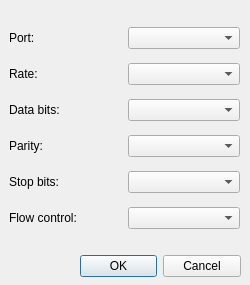
<?xml version="1.0" encoding="UTF-8"?>
<ui version="4.0">
 <class>SerialSetup</class>
 <widget class="QDialog" name="SerialSetup">
  <property name="geometry">
   <rect>
    <x>0</x>
    <y>0</y>
    <width>250</width>
    <height>285</height>
   </rect>
  </property>
  <property name="windowTitle">
   <string>Select communication port</string>
  </property>
  <widget class="QDialogButtonBox" name="buttonBox">
   <property name="geometry">
    <rect>
     <x>80</x>
     <y>250</y>
     <width>161</width>
     <height>32</height>
    </rect>
   </property>
   <property name="orientation">
    <enum>Qt::Horizontal</enum>
   </property>
   <property name="standardButtons">
    <set>QDialogButtonBox::Cancel|QDialogButtonBox::Ok</set>
   </property>
  </widget>
  <widget class="QWidget" name="gridLayoutWidget">
   <property name="geometry">
    <rect>
     <x>9</x>
     <y>19</y>
     <width>231</width>
     <height>221</height>
    </rect>
   </property>
   <layout class="QGridLayout" name="gridLayout">
    <item row="1" column="0">
     <widget class="QLabel" name="rateLabel">
      <property name="text">
       <string>Rate:</string>
      </property>
     </widget>
    </item>
    <item row="2" column="0">
     <widget class="QLabel" name="dataBitsLabel">
      <property name="text">
       <string>Data bits:</string>
      </property>
     </widget>
    </item>
    <item row="0" column="0">
     <widget class="QLabel" name="portLabel">
      <property name="text">
       <string>Port:</string>
      </property>
     </widget>
    </item>
    <item row="0" column="1">
     <widget class="QComboBox" name="portComboBox"/>
    </item>
    <item row="4" column="0">
     <widget class="QLabel" name="stopBitsLabel">
      <property name="text">
       <string>Stop bits:</string>
      </property>
     </widget>
    </item>
    <item row="1" column="1">
     <widget class="QComboBox" name="rateComboBox"/>
    </item>
    <item row="3" column="0">
     <widget class="QLabel" name="parityLabel">
      <property name="text">
       <string>Parity:</string>
      </property>
     </widget>
    </item>
    <item row="2" column="1">
     <widget class="QComboBox" name="dataBitsComboBox"/>
    </item>
    <item row="3" column="1">
     <widget class="QComboBox" name="parityComboBox"/>
    </item>
    <item row="5" column="0">
     <widget class="QLabel" name="flowControlLabel">
      <property name="text">
       <string>Flow control:</string>
      </property>
     </widget>
    </item>
    <item row="4" column="1">
     <widget class="QComboBox" name="stopBitsComboBox"/>
    </item>
    <item row="5" column="1">
     <widget class="QComboBox" name="flowControlComboBox"/>
    </item>
   </layout>
  </widget>
 </widget>
 <resources/>
 <connections>
  <connection>
   <sender>buttonBox</sender>
   <signal>accepted()</signal>
   <receiver>SerialSetup</receiver>
   <slot>accept()</slot>
   <hints>
    <hint type="sourcelabel">
     <x>248</x>
     <y>254</y>
    </hint>
    <hint type="destinationlabel">
     <x>157</x>
     <y>274</y>
    </hint>
   </hints>
  </connection>
  <connection>
   <sender>buttonBox</sender>
   <signal>rejected()</signal>
   <receiver>SerialSetup</receiver>
   <slot>reject()</slot>
   <hints>
    <hint type="sourcelabel">
     <x>316</x>
     <y>260</y>
    </hint>
    <hint type="destinationlabel">
     <x>286</x>
     <y>274</y>
    </hint>
   </hints>
  </connection>
 </connections>
</ui>
